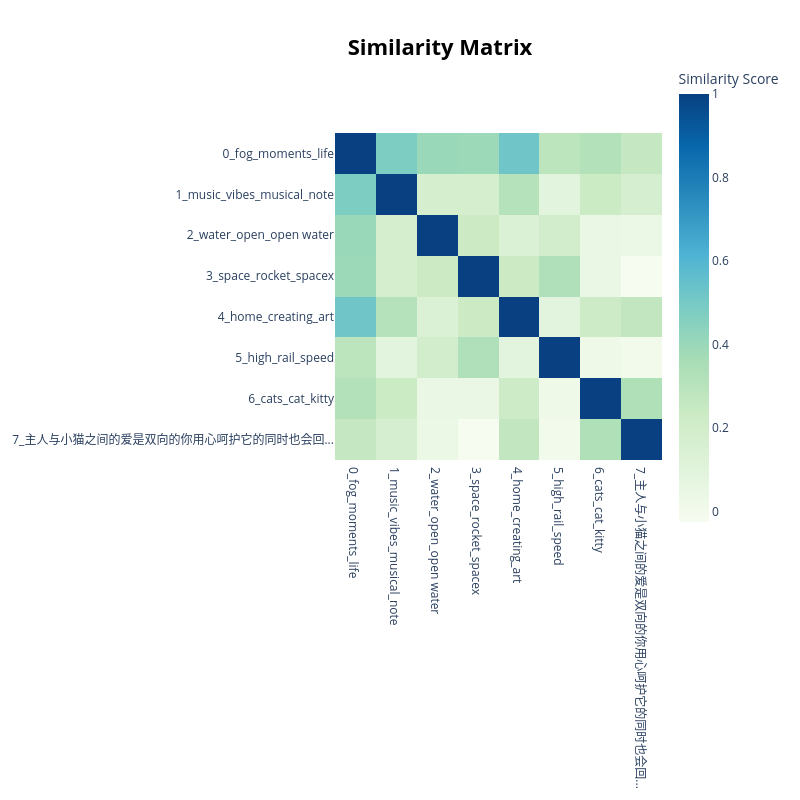

The code cell stored with this chart in its notebook:
### Code cell
topic_model.visualize_heatmap()

### Figure 1 — Plotly figure (JSON) as saved in the notebook; plotly's stock layout.template omitted (floating-point values rounded to 4 significant figures)
{"data": [{"coloraxis": "coloraxis", "hovertemplate": "x: %{x}<br>y: %{y}<br>Similarity Score: %{z}<extra></extra>", "name": "0", "type": "heatmap", "x": ["0_fog_moments_life", "1_music_vibes_musical_note", "2_water_open_open water", "3_space_rocket_spacex", "4_home_creating_art", "5_high_rail_speed", "6_cats_cat_kitty", "7_主人与小猫之间的爱是双向的你用心呵护它的同时也会回..."], "xaxis": "x", "y": ["0_fog_moments_life", "1_music_vibes_musical_note", "2_water_open_open water", "3_space_rocket_spacex", "4_home_creating_art", "5_high_rail_speed", "6_cats_cat_kitty", "7_主人与小猫之间的爱是双向的你用心呵护它的同时也会回..."], "yaxis": "y", "z": [[1.0, 0.4819, 0.398, 0.3932, 0.5221, 0.2884, 0.3222, 0.2559], [0.4819, 1.0, 0.178, 0.1791, 0.3105, 0.09115, 0.234, 0.1757], [0.398, 0.178, 1.0, 0.229, 0.138, 0.1967, 0.04558, 0.03743], [0.3932, 0.1791, 0.229, 1.0, 0.2298, 0.3293, 0.04281, -0.02496], [0.5221, 0.3105, 0.138, 0.2298, 1.0, 0.09074, 0.2271, 0.2674], [0.2884, 0.09115, 0.1967, 0.3293, 0.09074, 1.0, 0.02306, 0.002051], [0.3222, 0.234, 0.04558, 0.04281, 0.2271, 0.02306, 1.0, 0.3362], [0.2559, 0.1757, 0.03743, -0.02496, 0.2674, 0.002051, 0.3362, 1.0]]}], "layout": {"coloraxis": {"colorbar": {"title": {"text": "Similarity Score"}}, "colorscale": [[0, "rgb(247,252,240)"], [0.125, "rgb(224,243,219)"], [0.25, "rgb(204,235,197)"], [0.375, "rgb(168,221,181)"], [0.5, "rgb(123,204,196)"], [0.625, "rgb(78,179,211)"], [0.75, "rgb(43,140,190)"], [0.875, "rgb(8,104,172)"], [1, "rgb(8,64,129)"]]}, "height": 800, "hoverlabel": {"bgcolor": "white", "font": {"family": "Rockwell", "size": 16}}, "legend": {"title": {"text": "Trend"}}, "margin": {"t": 60}, "showlegend": true, "title": {"font": {"color": "Black", "size": 22}, "text": "<b>Similarity Matrix</b>", "x": 0.55, "xanchor": "center", "y": 0.95, "yanchor": "top"}, "width": 800, "xaxis": {"anchor": "y", "constrain": "domain", "domain": [0, 1], "scaleanchor": "y"}, "yaxis": {"anchor": "x", "autorange": "reversed", "constrain": "domain", "domain": [0, 1]}}}
